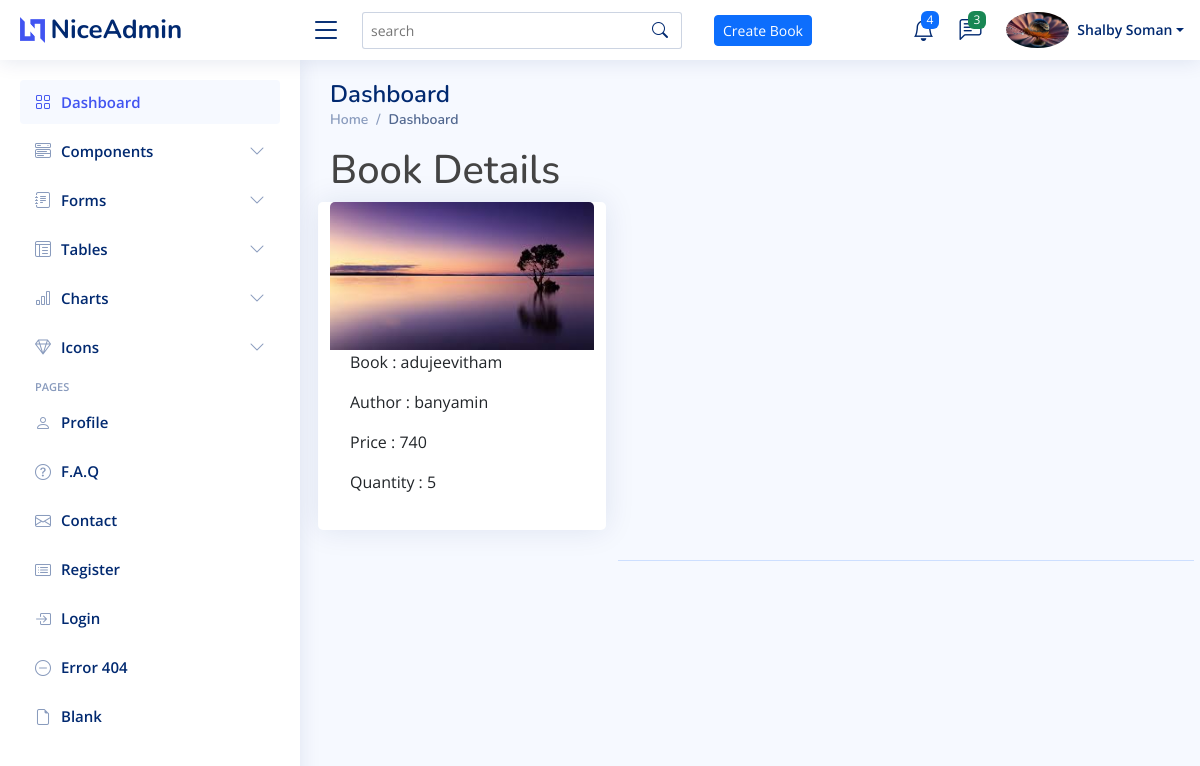
Page /detailsview/1/ on the committed database.
### peace_app/models.py (models this page shows, shortened)
class Book(models.Model):
    title = models.CharField(max_length=200)
    price = models.IntegerField()
    image = models.ImageField(upload_to='book_media')
    quantity = models.IntegerField()
    author = models.ForeignKey(Author, on_delete=models.CASCADE)

class Author(models.Model):
    name = models.CharField(max_length=200, null=True)
    def __str__(self):
        return '{}'.format(self.name)

### peace_app/views.py (the view)
# urls.py: path('detailsview/<int:book_id>/', views.detailsbook, name='details'),
def detailsbook(request, book_id):
    book = Book.objects.get(id=book_id)
    return render(request, 'details.html', {'book': book})

### templates/details.html
{% extends 'base.html' %}
{% load static %}
{% block content %}
<h1>Book Details</h1>
<div class="card" style="width : 18rem;">
    <img src="{{ book.image.url }}" class="card-img-top" alt="...">
    <div class="card-body">
        <p class="card-text">
            Book : {{ book.title }}</p>
        <p>Author : {{ book.author }}</p>
        <p>Price : {{ book.price }}</p>
        <p>Quantity : {{ book.quantity }}</p>
    </div>
</div>
{% endblock%}

### static/assets/css/style.css (style rules this page uses)
:root { scroll-behavior: smooth; }
body { font-family: "Open Sans", sans-serif; background: #f6f9ff; color: #444444; }
h1, h2, h3, h4, h5, h6 { font-family: "Nunito", sans-serif; }
.card { margin-bottom: 30px; border: none; border-radius: 5px; box-shadow: 0px 0 30px rgba(1, 41, 112, 0.1); }
.card-body { padding: 0 20px 20px 20px; }

### rows in the picture
Book: image (picture), title "adujeevitham", author "banyamin", price "740", quantity "5"
